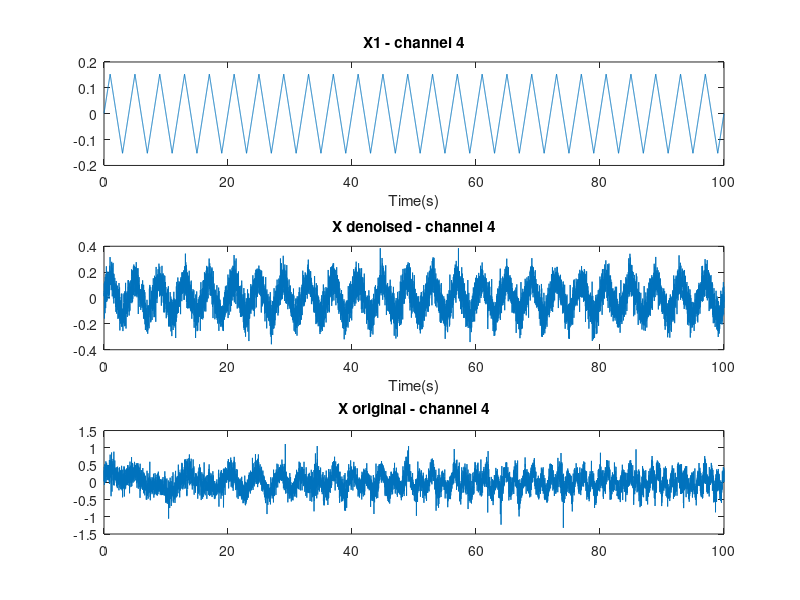

Recreate this plot in MATLAB. (Note: this script raises an error after producing the figure.)
close all
% Loading data
data = load('Q1.mat');
X = data.X_org;
X1 = data.X1;
X2 = data.X2;
X3 = data.X3;
fs = 100;
P = size(X, 1);
N = size(X,2);
time = (0:N-1)/fs;

%%
% Part 1
% GEVD

Cx = zeros(size(X, 1), size(X, 1));

for i=1:N
    Cx = Cx + X(:, i)*X(:, i)'/N;
end

Cs1 = zeros(size(X, 1), size(X, 1));
T = 4*fs;
for i=1:N-T
    Cs1 = Cs1 + X(:, i)*X(:, i+T)'/N;
end
Cs1 = (Cs1 + Cs1')/2;

[W, D1] = eig(Cs1, Cx);

[D1,I] = sort(abs(diag(D1)), 'descend');
disp(D1)
W1 = W(:, I);
w1 = W(:, 1);

y1 = W1'*X;
y1(2:end, :) = 0;
X1_den = inv(W1')*y1;

figure
subplot(3, 1, 1)
plot(time, X1(4, :))
title('X1 - channel 4')
xlabel('Time(s)')
subplot(3, 1, 2)
plot(time, X1_den(4, :))
title('X denoised - channel 4')
xlabel('Time(s)')
subplot(3, 1, 3)
plot(time, y1(1, :))
plot(time, X(4, :))
title('X original - channel 4')
sgtitle('Part 1 - x1')
saveas(gcf, 'gevd part1.png')

RRMSE = sqrt(sumsqr(X1_den - X1))/sqrt(sumsqr(X1));
fprintf('Part 1 - RRMSE = %d \n', RRMSE)

%%
% Part 2
%GEVD

t_best = 3;
w1 = 0;
W1 = 0;
e_max = 0;

for t=3:0.1:7
    T = t*fs;
    Cs1 = zeros(size(X, 1), size(X, 1));
    for i=1:N-T
        Cs1 = Cs1 + X(:, i)*X(:, int32(i+T))'/N;
    end
    Cs1 = (Cs1 + Cs1')/2;
    
    [W, D1] = eig(Cs1, Cx);
    [D1,I] = sort(abs(diag(D1)), 'descend');
    if D1(1)>e_max
        t_best = t;
        e_max = D1(1);
        W1 = W(:, I);
        w1 = W(:, 1);
    end
end

y1 = W1'*X;
y1(2:end, :) = 0;
X1_den = inv(W1')*y1;

figure
subplot(3, 1, 1)
plot(time, X1(4, :))
title('X1 - channel 4')
xlabel('Time(s)')
subplot(3, 1, 2)
plot(time, X1_den(4, :))
title('X denoised - channel 4')
xlabel('Time(s)')
subplot(3, 1, 3)
plot(time, X(4, :))
title('X original - channel 4')
xlabel('Time(s)')
sgtitle('Part 2 - x1')
saveas(gcf, 'gevd part2.png')

RRMSE = sqrt(sumsqr(X1_den - X1))/sqrt(sumsqr(X1));
fprintf('Part 2 - RRMSE = %d \n', RRMSE)

%%
% Part 3

Cs2 = zeros(size(X, 1), size(X, 1));
T = 4*fs;
L = length(T1);
for i=1:N
    if T1(i)>0
        Cs2 = Cs2 + X(:, i)*X(:, i)'/L;
    end
end
%Cs = (Cs1 + Cs1')/2;

[W, D2] = eig(Cs2, Cx);
[D2,I] = sort(abs(diag(D2)), 'descend');
W2 = W(:, I);
w2 = W(:, 1);

y2 = W2'*X;
y2(2:end, :) = 0;
X2_den = inv(W2')*y2;

figure
subplot(3, 1, 1)
plot(time, X2(4, :))
title('X2 - channel 4')
xlabel('Time(s)')
subplot(3, 1, 2)
plot(time, X2_den(4, :))
title('X denoised - channel 4')
xlabel('Time(s)')
subplot(3, 1, 3)
plot(time, X(4, :))
title('X original')
xlabel('Time(s)')
sgtitle('Part 3 - x2')
saveas(gcf, 'gevd part3.png')

RRMSE = sqrt(sumsqr(X2_den - X2))/sqrt(sumsqr(X2));
fprintf('Part 3 - RRMSE = %d \n', RRMSE)
%%
% Part 4 

Cs2 = zeros(size(X, 1), size(X, 1));
L = length(T2);
for i=1:N
    if T2(i)>0
        Cs2 = Cs2 + X(:, i)*X(:, i)'/L;
    end
end
%Cs = (Cs1 + Cs1')/2;

[W, D2] = eig(Cs2, Cx);
[D2,I] = sort(abs(diag(D2)), 'descend');
W2 = W(:, I);
w2 = W(:, 1);

y2 = W2'*X;
y2(2:end, :) = 0;
X2_den = inv(W2')*y2;

figure
subplot(3, 1, 1)
plot(time, X2(4, :))
title('X2 - channel 4')
xlabel('Time(s)')
subplot(3, 1, 2)
plot(time, X2_den(4, :))
title('X denoised - channel 4')
xlabel('Time(s)')
subplot(3, 1, 3)
plot(time, X(4, :))
title('X original')
xlabel('Time(s)')
sgtitle('Part 4 - x2')
saveas(gcf, 'gevd part4.png')

RRMSE = sqrt(sumsqr(X2_den - X2))/sqrt(sumsqr(X2));
fprintf('Part 4 - RRMSE = %d \n', RRMSE)

%%
% Part 5
Cs3 = zeros(size(X, 1), size(X, 1));
f = (0:N-1)*fs/N; 
Xf = zeros(P, N);
for i=1:P
    Xf(i, :) = fft(X(i, :));
end

Lf = length(Xf);
Sx3 = zeros(P, P);
Sx =  Xf(:, 1)*conj(Xf(:, 1)')/Lf;
figure
plot(f,Xf(1,:))

for i=2:int32(Lf/2)
        Sx = Sx + abs(Xf(:, i)*conj(Xf(:, i)')/Lf + Xf(:, Lf-i+2)*conj(Xf(:, Lf-i+2))')/Lf;
end

for i=int32(10*Lf/fs):int32(15*Lf/fs)
     Sx3 = Sx3 + abs(Xf(:, i)*conj(Xf(:, i)')/Lf + Xf(:, Lf-i+2)*conj(Xf(:, Lf-i+2))')/Lf;
end

[W, D3] = eig(Sx3, Sx);
[D3,I] = sort(abs(diag(D3)), 'descend');
W3 = W(:, I);
w3 = W(:, 1);

y3f = W3'*Xf;
y3f(2:end, :) = 0;
y3 = W3'*X;
y3(2:end, :) = 0;
X3_den = inv(W3')*y3;

figure
subplot(3, 1, 1)
plot(time, X3(4, :))
title('X3 - channel 4')
xlabel('Time(s)')
subplot(3, 1, 2)
plot(time, X3_den(4, :))
title('X3 denoised - channel 4')
xlabel('Time(s)')
subplot(3, 1, 3)
plot(time, X(4, :))
title('X original')
xlabel('Time(s)')
sgtitle('Part 5 - x2')
saveas(gcf, 'gevd part5.png')

figure
subplot(3, 1, 1)
plot(f, fft(X3(4, :)))
title('X2 - channel 4 (Frequency domain)')
xlabel('Frequency(Hz)')
subplot(3, 1, 2)
plot(f, y3)
title('source (Frequency domain)')
xlabel('Frequency(Hz)')
subplot(3, 1, 3)
plot(f, fft(X(4, :)))
title('X original (Frequency domain)')
xlabel('Frequency(Hz)')
sgtitle('Part 5 - x3 (Frequency domain)')
saveas(gcf, 'gevd part5f.png')

RRMSE = sqrt(sumsqr(X3_den - X3))/sqrt(sumsqr(X3));
fprintf('Part 5 - RRMSE = %d \n', RRMSE)
%%
% Part 6

e_max = 0;
fl_best = 5;
fu_best = 25;
w3 = 0;
W3 =  0;
for fl=5:1:25
    for fu=fl+1:1:25        
        L3 = 0;
        Sx3 = zeros(P, P);
        for i=int32(fl*N/fs):int32(fu*N/fs)
            Sx3 = Sx3 + abs(Xf(:, i)*conj(Xf(:, i)')/Lf + Xf(:, Lf-i+2)*conj(Xf(:, Lf-i+2))')/Lf;
            L3 = L3 + 2;
        end
        Sx3 = Sx3/L3;
        
        [W, D3] = eig(Sx3, Sx);
        [D3,I] = sort(abs(diag(D3)), 'descend');
        if D3(1)>e_max
            fl_best = fl;
            fu_best = fu;
            e_max = D3(1);
            W3 = W(:, I);
            w3 = W(:, 1);         
        end
    end
end

y3f = W3'*Xf;
y3f(2:end, :) = 0;
y3 = W3'*X;
y3(2:end, :) = 0;
X3_den = inv(W3')*y3;

figure
subplot(3, 1, 1)
plot(time, X3(4, :))
title('X3 - channel 4')
xlabel('Time(s)')
subplot(3, 1, 2)
plot(time, X3_den(4, :))
title('X3 denoised - channel 4')
xlabel('Time(s)')
subplot(3, 1, 3)
plot(time, X(4, :))
title('X original')
xlabel('Time(s)')
sgtitle('Part 6 - x2')
saveas(gcf, 'gevd part6.png')

figure
subplot(3, 1, 1)
plot(f, fft(X3(4, :)))
title('X2 - channel 4 (Frequency domain)')
xlabel('Frequency(Hz)')
subplot(3, 1, 2)
plot(f, y3)
title('source (Frequency domain)')
xlabel('Frequency(Hz)')
subplot(3, 1, 3)
plot(f, fft(X(4, :)))
title('X original (Frequency domain)')
xlabel('Frequency(Hz)')
sgtitle('Part 6 - x3 (Frequency domain)')
saveas(gcf, 'gevd part6f.png')

RRMSE = sqrt(sumsqr(X3_den - X3))/sqrt(sumsqr(X3));
fprintf('Part 6 - RRMSE = %d \n', RRMSE)
